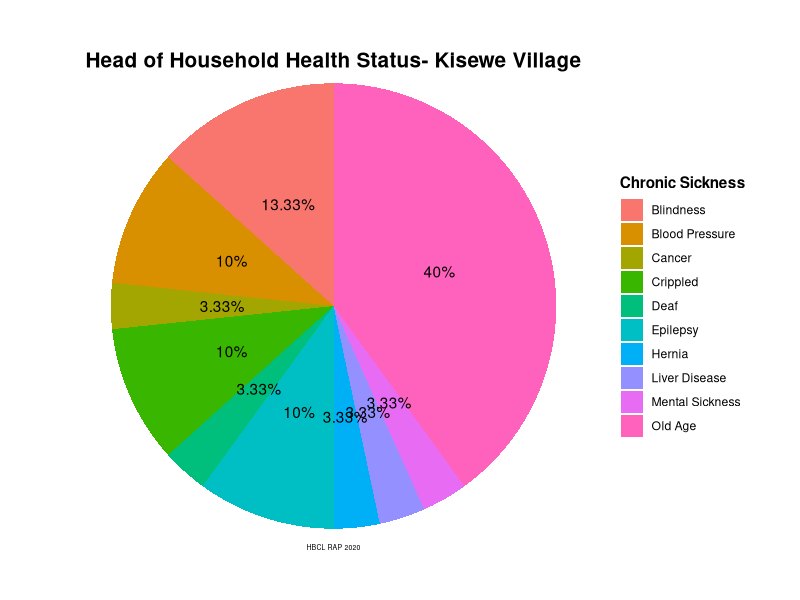
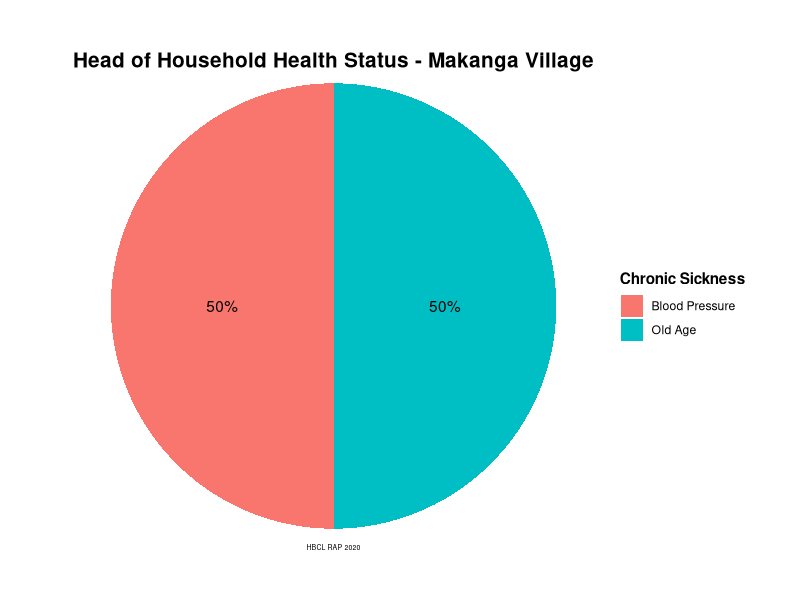
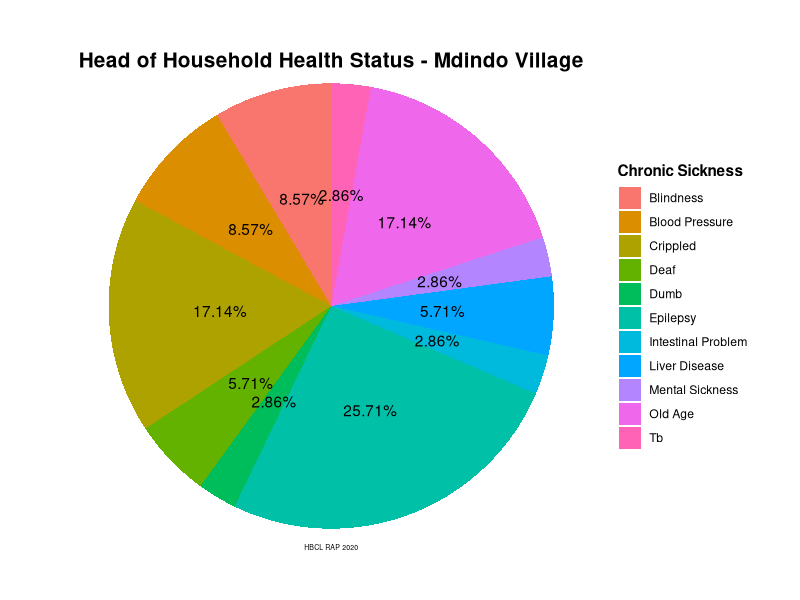
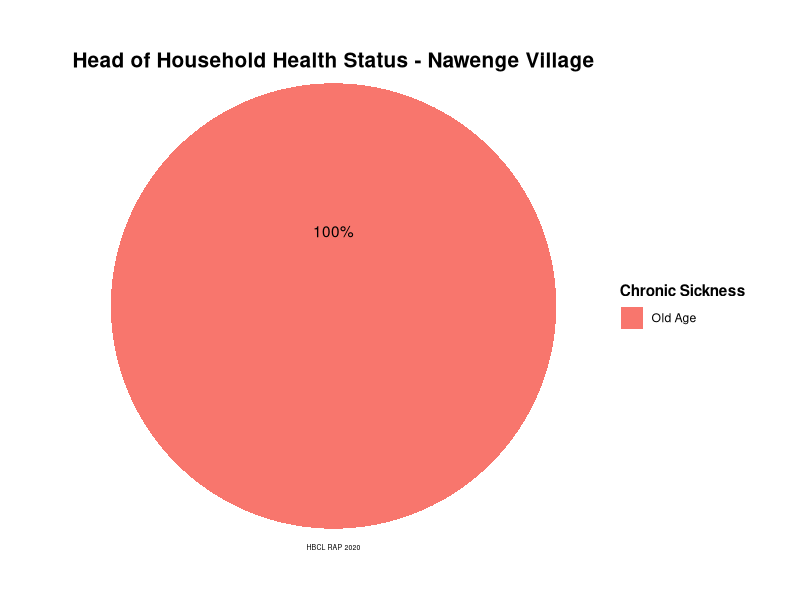
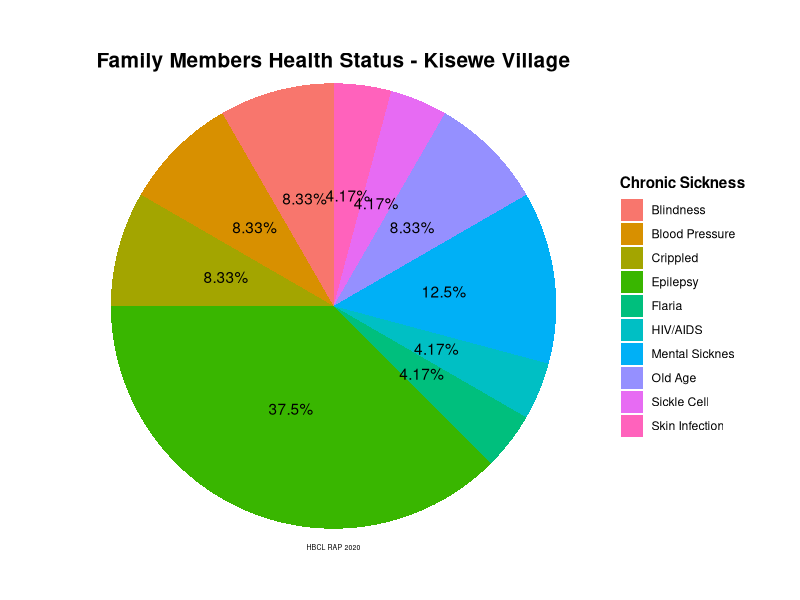
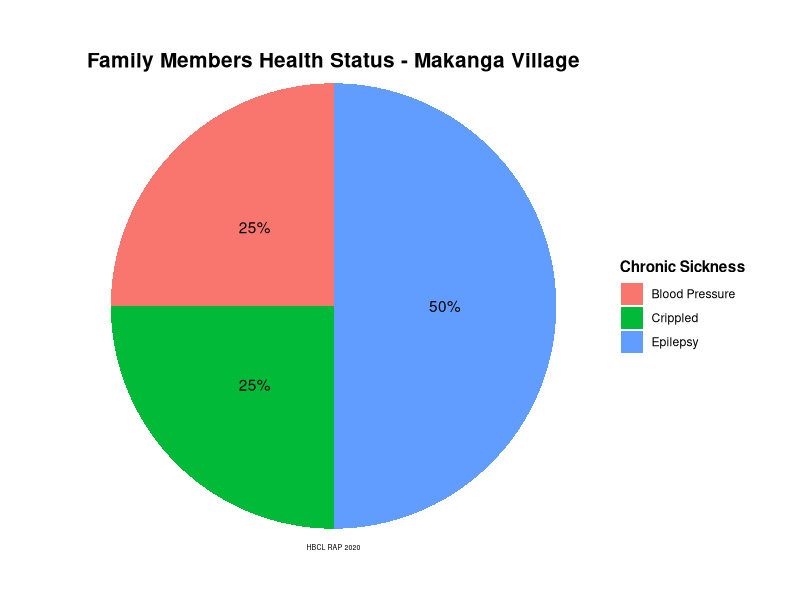
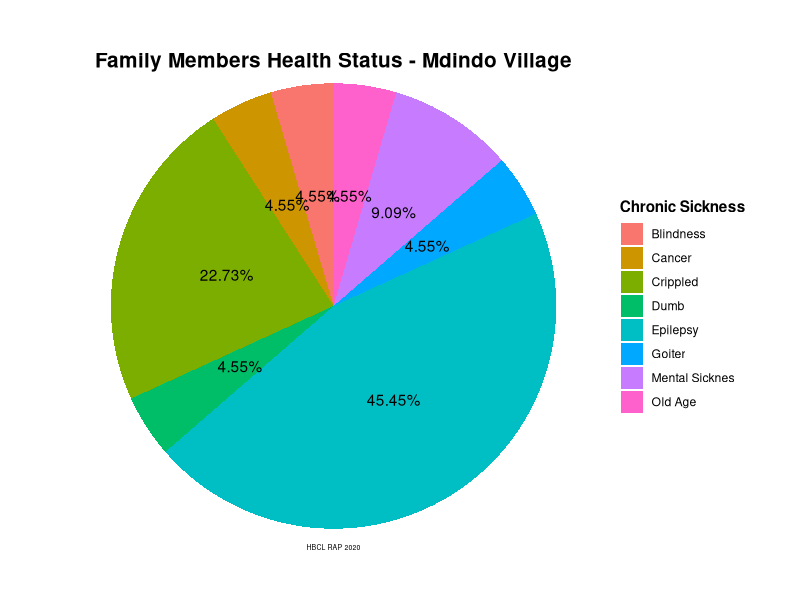
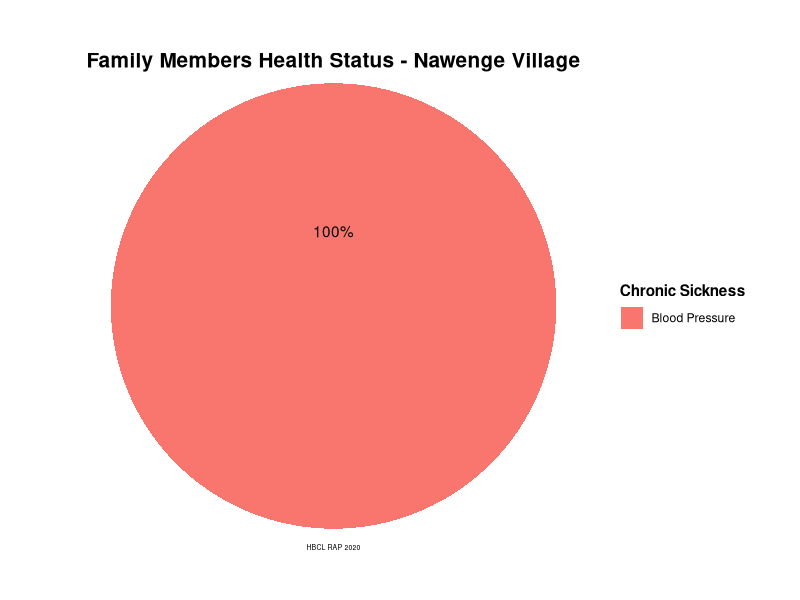

Source code (R) for these figures, in order:
      # Household Survey data analysis - HEALTH VULNERABILITY
      # Harmonic Biosphere Company Limited
      # Wilbert J. Simbila
      # June, 2020
      
      # Set working directory --------------------------------------------------------
      setwd("~")
      dir.create("RAP", showWarnings = FALSE)
      setwd("~/RAP")
      
      # Load/install required packageslibralies ---------------------------------------
      library(tidyverse)
      library(scales)
      library(ggrepel)
      
      
      options(scipen = 999)
      
      
      df<-read.csv("Household_Survey.csv",check.names = TRUE,stringsAsFactors = FALSE)
      
      
      # Renaming varibales
      df<-df %>% 
        rename(Respondent_Name = Respondent_.Name,
               HoH_N = HoH_.N, HM1_N = HM1_.N, HM7_G = HM6_G.1, HM8_G = HM_G)
      
      # HEAD HOUSEHOLD HEALTH VULNERABILITY ----------------------
      df_Health <- df %>% 
        select(Village,Chron_sickness, Sickness) %>% 
        filter(Chron_sickness == "Yes") %>% 
        mutate(Sickness = ifelse(str_detect(Sickness, pattern = "epilepcy")|str_detect(Sickness, pattern = "eclipsy")|str_detect(Sickness, pattern = "Epilepsy")|
                                   str_detect(Sickness, pattern = "epilepsy")|str_detect(Sickness, pattern = "eclipy")|str_detect(Sickness, pattern = "epileptic")|
                                   str_detect(Sickness, pattern = "Kifafa"),"Epilepsy", Sickness),
               Sickness = ifelse(str_detect(Sickness, pattern = "Mental sickness")|str_detect(Sickness, pattern = "Mental illness")|
                                   str_detect(Sickness, pattern = "Mental sickness")|str_detect(Sickness, pattern = "Has mental health issues"), "Mental Sickness", Sickness),
               Sickness = ifelse(str_detect(Sickness, pattern = "pressure")|str_detect(Sickness, pattern = "Heart")|str_detect(Sickness, pattern = "Pressure "), "Blood Pressure", Sickness),
               Sickness = ifelse(str_detect(Sickness, pattern = "aged")|str_detect(Sickness, pattern = "Old age")|
                                   str_detect(Sickness, pattern = "Aged")|str_detect(Sickness, pattern = "Aging")|str_detect(Sickness, pattern = "elderly"), "Old Age", Sickness),
               Sickness = ifelse(str_detect(Sickness, pattern = "Blindness")|str_detect(Sickness, pattern = "blind")|str_detect(Sickness, pattern = "Seeing")|
                                   str_detect(Sickness, pattern = "Eyesight weakness")|str_detect(Sickness, pattern = "Low vision"),"Blindness", Sickness),
               Sickness = ifelse(str_detect(Sickness, pattern = "rippled")|str_detect(Sickness, pattern = "Legs muscles")|str_detect(Sickness, pattern = "Fingers")|
                                   str_detect(Sickness, pattern = "back pain")|str_detect(Sickness, pattern = "Leg")|str_detect(Sickness, pattern = "legs")|
                                   str_detect(Sickness, pattern = "Weekness of born"), "Crippled", Sickness),
               Sickness = ifelse(str_detect(Sickness, pattern = "deaf")|str_detect(Sickness, pattern = "Deaf")|str_detect(Sickness, pattern = "Earling problems"), "Deaf", Sickness),
               Sickness = ifelse(str_detect(Sickness, pattern = "Dumb"), "Dumb", Sickness),
               Sickness = ifelse(str_detect(Sickness, pattern = "cancer"), "Cancer", Sickness),
               Sickness = ifelse(str_detect(Sickness, pattern = "intesti-l"), "Intestinal Problem", Sickness),
               Sickness = ifelse(str_detect(Sickness, pattern = "iver"), "Liver Disease", Sickness),
               Sickness = ifelse(str_detect(Sickness, pattern = "hernia"), "Hernia", Sickness))%>% 
        group_by(Village, Sickness) %>% 
        summarise(SicknessCount = n()) %>% 
        mutate(Percentages = round(SicknessCount/sum(SicknessCount)*100, digits = 2)) %>%
        view()
      
      # HEAD OF HOUSEHOLD HEALTH VULNERABILITY
      # Kisewe Head of Household Health
      df_Health %>% 
        filter(Village == "Kisewe") %>% 
        ggplot(aes(x = "", y = Percentages, fill = Sickness))+
        geom_bar(stat = "identity")+
        coord_polar("y", start = 0)+
        geom_text(aes(label = str_c(Percentages, "%")), position = position_stack(vjust = 0.5))+
        labs(title = "Head of Household Health Status- Kisewe Village", caption = "HBCL RAP 2020", fill = "Chronic Sickness")+
        theme_void()+
        theme(plot.title = element_text(size = 15, vjust = -8, hjust = 0.5, face = "bold"))+
        theme(plot.caption = element_text(size = 5, vjust = 25, hjust = 0.5))+
        theme(legend.title = element_text(face = "bold"))
      
      # Makanga Head of Household Health
      df_Health %>% 
        filter(Village == "Makanga") %>% 
        ggplot(aes(x = "", y = Percentages, fill = Sickness))+
        geom_bar(stat = "identity")+
        coord_polar("y", start = 0)+
        geom_text(aes(label = str_c(Percentages, "%")), position = position_stack(vjust = 0.5))+
        labs(title = "Head of Household Health Status - Makanga Village", caption = "HBCL RAP 2020", fill = "Chronic Sickness")+
        theme_void()+
        theme(plot.title = element_text(size = 15, vjust = -8, hjust = 0.5, face = "bold"))+
        theme(plot.caption = element_text(size = 5, vjust = 25, hjust = 0.5))+
        theme(legend.title = element_text(face = "bold"))
      
      # Mdindo Head of Household Health
      df_Health %>% 
        filter(Village == "Mdindo") %>% 
        ggplot(aes(x = "", y = Percentages, fill = Sickness))+
        geom_bar(stat = "identity")+
        coord_polar("y", start = 0)+
        geom_text(aes(label = str_c(Percentages, "%")), position = position_stack(vjust = 0.5))+
        labs(title = "Head of Household Health Status - Mdindo Village", caption = "HBCL RAP 2020", fill = "Chronic Sickness")+
        theme_void()+
        theme(plot.title = element_text(size = 15, vjust = -8, hjust = 0.5, face = "bold"))+
        theme(plot.caption = element_text(size = 5, vjust = 25, hjust = 0.5))+
        theme(legend.title = element_text(face = "bold"))
      
      # Nawenge Head of Household Health
      df_Health %>% 
        filter(Village == "Nawenge") %>% 
        ggplot(aes(x = "", y = Percentages, fill = Sickness))+
        geom_bar(stat = "identity")+
        coord_polar("y", start = 0)+
        geom_text(aes(label = str_c(Percentages, "%")), position = position_stack(vjust = 0.5), vjust = -15)+
        labs(title = "Head of Household Health Status - Nawenge Village", caption = "HBCL RAP 2020", fill = "Chronic Sickness")+
        theme_void()+
        theme(plot.title = element_text(size = 15, vjust = -8, hjust = 0.5, face = "bold"))+
        theme(plot.caption = element_text(size = 5, vjust = 25, hjust = 0.5))+
        theme(legend.title = element_text(face = "bold"))
      
      
      # FAMILY MEMBER HEALTH VULNERABILITY
      df_HealthMember <- df %>% 
        select(Village,Chron_sickness_Other_member,Handicap) %>% 
        filter(Chron_sickness_Other_member == "Yes") %>%
        mutate(Handicap = ifelse(str_detect(Handicap, pattern = "epilepcy")|str_detect(Handicap, pattern = "eclipsy")|
                                   str_detect(Handicap, pattern = "Epileptic")|str_detect(Handicap, pattern = "epilepsy")|
                                   str_detect(Handicap, pattern = "Epilepsy")|str_detect(Handicap, pattern = "Eliclpsy")|
                                   str_detect(Handicap, pattern = "His sons has being experiencing  kifafa")|str_detect(Handicap, pattern = "Seizures seaso-lly " ),"Epilepsy",Handicap),
               Handicap = ifelse(str_detect(Handicap, pattern = "Mental sickness")|str_detect(Handicap, pattern = "Madness ")|
                                   str_detect(Handicap, pattern = "Craziness")|str_detect(Handicap, pattern = "Kaka yake ha- akili vizuri")|
                                   str_detect(Handicap, pattern = "Mentally ill daughter. "), "Mental Sicknes", Handicap),
               Handicap = ifelse(str_detect(Handicap, pattern = "Blood pressure")|str_detect(Handicap, pattern = "Wife has heart problem ")|
                                   str_detect(Handicap, pattern = "Stroke"), "Blood Pressure", Handicap),
               Handicap = ifelse(str_detect(Handicap, pattern = "rippled")|str_detect(Handicap, pattern = "Their daughter  has health issue problems")|
                                   str_detect(Handicap, pattern = "shorter than normal")|str_detect(Handicap, pattern = "Wife with weak legs")|
                                   str_detect(Handicap, pattern = "He fall down ")|str_detect(Handicap, pattern = "Legs illness")|
                                   str_detect(Handicap, pattern = "Handicaped hand,"), "Crippled", Handicap),
               Handicap = ifelse(str_detect(Handicap, pattern = "Blindness ")|str_detect(Handicap, pattern = "blind")|
                                   str_detect(Handicap, pattern = "Short sightness"), "Blindness", Handicap),
               Handicap = ifelse(str_detect(Handicap, pattern = "Old aged" ), "Old Age", Handicap),
               Handicap = ifelse(str_detect(Handicap, pattern = "dumb"), "Dumb", Handicap),
               Handicap = ifelse(str_detect(Handicap, pattern = "flaria"), "Flaria", Handicap),
               Handicap = ifelse(str_detect(Handicap, pattern = "sicklecell"), "Sickle Cell", Handicap),
               Handicap = ifelse(str_detect(Handicap, pattern = "cancerous."), "Cancer", Handicap),
               Handicap = ifelse(str_detect(Handicap, pattern = "Skin infection "), "Skin Infection", Handicap)) %>% 
        group_by(Village, Handicap) %>% 
        summarise(HandicapCount = n()) %>% 
        mutate(Percentages = round(HandicapCount/sum(HandicapCount)*100, digits = 2)) %>% 
        view()
      
      
      
      # Kisewe Health
      df_HealthMember %>% 
        filter(Village == "Kisewe") %>% 
        ggplot(aes(x = "", y = Percentages, fill = Handicap))+
        geom_bar(stat = "identity")+
        coord_polar("y", start = 0)+
        geom_text(aes(label = str_c(Percentages, "%")), position = position_stack(vjust = 0.5))+
        labs(title = "Family Members Health Status - Kisewe Village", caption = "HBCL RAP 2020", fill = "Chronic Sickness")+
        theme_void()+
        theme(plot.title = element_text(size = 15, vjust = -8, hjust = 0.5, face = "bold"))+
        theme(plot.caption = element_text(size = 5, vjust = 25, hjust = 0.5))+
        theme(legend.title = element_text(face = "bold"))
      
      
      # Makanga Health
      df_HealthMember %>% 
        filter(Village == "Makanga") %>% 
        ggplot(aes(x = "", y = Percentages, fill = Handicap))+
        geom_bar(stat = "identity")+
        coord_polar("y", start = 0)+
        geom_text(aes(label = str_c(Percentages, "%")), position = position_stack(vjust = 0.5))+
        labs(title = "Family Members Health Status - Makanga Village", caption = "HBCL RAP 2020", fill = "Chronic Sickness")+
        theme_void()+
        theme(plot.title = element_text(size = 15, vjust = -8, hjust = 0.5, face = "bold"))+
        theme(plot.caption = element_text(size = 5, vjust = 25, hjust = 0.5))+
        theme(legend.title = element_text(face = "bold"))
      
      # Mdindo Health
      df_HealthMember %>% 
        filter(Village == "Mdindo") %>% 
        ggplot(aes(x = "", y = Percentages, fill = Handicap))+
        geom_bar(stat = "identity")+
        coord_polar("y", start = 0)+
        geom_text(aes(label = str_c(Percentages, "%")), position = position_stack(vjust = 0.5))+
        labs(title = "Family Members Health Status - Mdindo Village", caption = "HBCL RAP 2020", fill = "Chronic Sickness")+
        theme_void()+
        theme(plot.title = element_text(size = 15, vjust = -8, hjust = 0.5, face = "bold"))+
        theme(plot.caption = element_text(size = 5, vjust = 25, hjust = 0.5))+
        theme(legend.title = element_text(face = "bold"))
      
      # Nawenge Health
      df_HealthMember %>% 
        filter(Village == "Nawenge") %>% 
        ggplot(aes(x = "", y = Percentages, fill = Handicap))+
        geom_bar(stat = "identity")+
        coord_polar("y", start = 0)+
        geom_text(aes(label = str_c(Percentages, "%")), position = position_stack(vjust = 0.5), vjust = -15)+
        labs(title = "Family Members Health Status - Nawenge Village", caption = "HBCL RAP 2020", fill = "Chronic Sickness")+
        theme_void()+
        theme(plot.title = element_text(size = 15, vjust = -8, hjust = 0.5, face = "bold"))+
        theme(plot.caption = element_text(size = 5, vjust = 25, hjust = 0.5))+
        theme(legend.title = element_text(face = "bold"))
      
      
